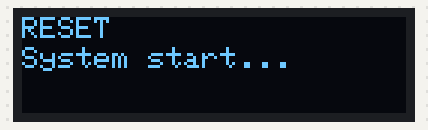
A sketch run on a simulated ESP32. Shown: 128×32 one-colour display. What the sketch prints to the serial monitor is not drawn.

Above: at 1.1 s.
At 3.1 s:
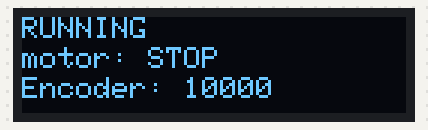
At 12.24 s:
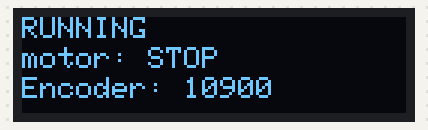
At 21.45 s:
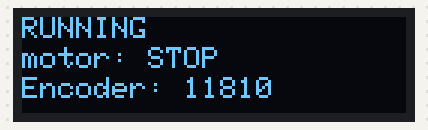
At 30.66 s:
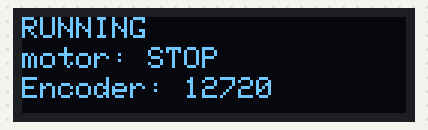
At 39.87 s:
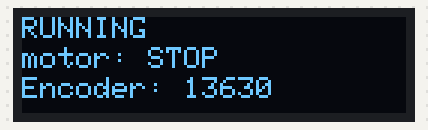

The sketch:

107_protocol.ino
```cpp
// --- Arduino Code: Sensor Data Sender & Command Receiver ---
#include <Wire.h>
#include <Adafruit_SSD1306.h> // OLED 라이브러리 추가

// --- I2C 및 OLED 설정 (ESP32 기준) ---
#define S_SCL           33
#define S_SDA           32
#define SCREEN_WIDTH    128 // OLED display width, in pixels
#define SCREEN_HEIGHT   32  // OLED display height, in pixels
#define OLED_RESET      -1  // Reset pin # (or -1 if sharing Arduino reset pin)
#define SCREEN_ADDRESS  0x3C ///< 0x3D for 128x64, 0x3C for 128x32
Adafruit_SSD1306 display(SCREEN_WIDTH, SCREEN_HEIGHT, &Wire, OLED_RESET);

// OLED 출력 버퍼 (디버그 메시지를 저장하고 화면에 표시하기 위함)
String debug_line_1 = "        ";
String debug_line_2 = "        ";
String debug_line_3 = "        ";
// ----------------------------------------------------
// 1. 센서 데이터 송신 패킷 정의 (29 Bytes)
// 헤더(2) + 가속도(3x2) + 자이로(3x2) + 마그네틱(3x2) + 엔코더(4x2) + 체크섬(1) = 29 bytes
// ----------------------------------------------------
const byte SENSOR_PACKET_LENGTH = 29;
byte sensor_data_packet[SENSOR_PACKET_LENGTH] = {0,};

// ----------------------------------------------------
// 2. 모터 제어 명령 수신 패킷 정의 (5 Bytes)
// 헤더(2) + 모드(1) + 방향/각도/모터번호(1) + 속도(1) = 5 bytes
// ----------------------------------------------------
const byte COMMAND_PACKET_LENGTH = 5;
byte cmd_buf[COMMAND_PACKET_LENGTH];

// Run Mode 명령어 정의 (원본 코드에서 가져옴)
#define GO_FORWARD    1
#define GO_BACKWARD   2
#define TURN_LEFT     3
#define TURN_RIGHT    4
#define STOP          5
#define CMD_RESET     6

// ----------------------------------------------------
// 3. 가상 센서 및 엔코더 데이터
// ----------------------------------------------------
// (원본 코드에서 1000을 곱했으므로, 가상 값도 그에 맞춰 정수 2바이트로 준비)
int ax_l = 123;   // Accel X (가상값)
int ay_l = 456;   // Accel Y
int az_l = 9800;  // Accel Z (대략 1G * 1000)
int gx_l = 100;   // Gyro X
int gy_l = 200;   // Gyro Y
int gz_l = 300;   // Gyro Z
int mx_l = 1000;  // Magnetic X
int my_l = -500;  // Magnetic Y
int mz_l = 2000;  // Magnetic Z

// 엔코더 (2바이트 정수)
int lf_encoder = 10000;
int rf_encoder = 9900;
int lr_encoder = 10100;
int rr_encoder = 10050;

// ----------------------------------------------------
// 4. 함수 정의
// ----------------------------------------------------

void send_sensors() {
    // 헤더 (0-1)
    sensor_data_packet[0] = 0xf5;
    sensor_data_packet[1] = 0xf5;

    // 가속도 (2-7)
    sensor_data_packet[2] = (ax_l >> 8) & 0xff;
    sensor_data_packet[3] = ax_l & 0xff;
    sensor_data_packet[4] = (ay_l >> 8) & 0xff;
    sensor_data_packet[5] = ay_l & 0xff;
    sensor_data_packet[6] = (az_l >> 8) & 0xff;
    sensor_data_packet[7] = az_l & 0xff;

    // 자이로 (8-13)
    sensor_data_packet[8] = (gx_l >> 8) & 0xff;
    sensor_data_packet[9] = gx_l & 0xff;
    sensor_data_packet[10] = (gy_l >> 8) & 0xff;
    sensor_data_packet[11] = gy_l & 0xff;
    sensor_data_packet[12] = (gz_l >> 8) & 0xff;
    sensor_data_packet[13] = gz_l & 0xff;

    // 마그네틱 (14-19)
    sensor_data_packet[14] = (mx_l >> 8) & 0xff;
    sensor_data_packet[15] = mx_l & 0xff;
    sensor_data_packet[16] = (my_l >> 8) & 0xff;
    sensor_data_packet[17] = my_l & 0xff;
    sensor_data_packet[18] = (mz_l >> 8) & 0xff;
    sensor_data_packet[19] = mz_l & 0xff;

    // 엔코더 (20-27)
    sensor_data_packet[20] = (lf_encoder >> 8) & 0xff;
    sensor_data_packet[21] = lf_encoder & 0xff;
    sensor_data_packet[22] = (rf_encoder >> 8) & 0xff;
    sensor_data_packet[23] = rf_encoder & 0xff;
    sensor_data_packet[24] = (lr_encoder >> 8) & 0xff;
    sensor_data_packet[25] = lr_encoder & 0xff;
    sensor_data_packet[26] = (rr_encoder >> 8) & 0xff;
    sensor_data_packet[27] = rr_encoder & 0xff;

    // 체크섬 (28) (임시로 0x00)
    sensor_data_packet[28] = 0x00;

    // Serial 포트로 바이너리 데이터 전송
    Serial.write(sensor_data_packet, SENSOR_PACKET_LENGTH);

}

void InitScreen(){
  // I2C 핀 초기화 (setup에서 Wire.begin(S_SDA, S_SCL); 실행)
  if(!display.begin(SSD1306_SWITCHCAPVCC, SCREEN_ADDRESS)) {
    Serial.println(F("SSD1306 allocation failed"));
    // OLED 실패 시 시스템 정지 또는 에러 표시
  }
  display.clearDisplay();
  display.display();
  debug_line_1 = "RESET          ";
  debug_line_2 = "System start...";
  debug_line_3 = "               ";

  display.clearDisplay();
  display.setTextSize(1);
  display.setTextColor(SSD1306_WHITE);

  display.setCursor(0, 0);
  display.print(debug_line_1);
  display.setCursor(0, 10);
  display.print(debug_line_2);
  display.setCursor(0, 20);
  display.print(debug_line_3);
  display.display();
  delay(2000);
  debug_line_1 = "RUNNING       ";
  debug_line_2 = "motor: STOP   ";
  debug_line_3 = "Encoder: " + String(lf_encoder);
  update_oled_display();
}

void update_oled_display() {
  display.clearDisplay();
  display.setTextSize(1);
  display.setTextColor(SSD1306_WHITE);
  // 첫번째 줄
  display.setCursor(0, 0);
  display.print(debug_line_1);
  // 두번째 줄
  display.setCursor(0, 10);
  display.print(debug_line_2);
  // 세번째 줄
  display.setCursor(0, 20);
  display.print(debug_line_3);
  display.display();
}


void setup() {
    // Serial: ROS2 통신 (센서 데이터 송신)
    Serial.begin(115200);
    Wire.begin(S_SDA, S_SCL); // ⭐️ I2C 통신 시작 (OLED 및 IMU용)
    delay(1000);
    InitScreen(); // ⭐️ OLED 초기화
}

void loop() {
    // ⭐️ 1. 시리얼 포트(Serial/ROS)에 5바이트 이상의 데이터가 있는지 확인
    if(Serial.available() >= 5) {
        // 2. 명령 패킷 5바이트를 수신 버퍼로 읽어 들입니다.
        // Serial.readBytes는 수신 가능한 바이트가 부족하면 타임아웃까지 대기합니다.
        size_t bytesRead = Serial.readBytes(cmd_buf, 5);
        // 3. 읽은 바이트 수가 5인지 확인하고 패킷을 해석합니다.
        if (bytesRead == 5) {

            // 4. 헤더 체크: 0xF5, 0xF5
            if(cmd_buf[0] == 0xf5 && cmd_buf[1] == 0xf5) {

                // 5. 모드 체크: Run Mode (0x51)?
                if(cmd_buf[2] == 0x51) {

                    int direction = (int)cmd_buf[3]; // Direction (0x01 ~ 0x05)
                    int speed = (int)cmd_buf[4];     // Speed (0x00 ~ 0xFF)

                    // 6. 방향에 따른 모터 제어 함수 호출
                    if(direction == GO_FORWARD){
                        debug_line_2 = "motor: FOWARD ";
                    } else if(direction == GO_BACKWARD){
                        debug_line_2 = "motor: BACK   ";
                    } else if(direction == TURN_LEFT){
                        debug_line_2 = "motor: LEFT   ";
                    } else if(direction == TURN_RIGHT){
                        debug_line_2 = "motor: RIGHT  ";
                    } else if(direction == STOP){
                        debug_line_2 = "motor: STOP   ";
                    } else if(direction == CMD_RESET){
                        debug_line_2 = "System reset  ";
                        delay(5000);
                        ESP.restart();
                    } else {
                          debug_line_3 = "Command error  ";
                          update_oled_display();
                    }
                }
                // ToDo: 여기에 0x52 (Diff Drive), 0x53 (Wheel Drive) 등 다른 모드 해석을 추가합니다.

                else {
                    debug_line_3 = "Command error  ";
                    update_oled_display();
                }
            } else {
                // 헤더 불일치 시: 시리얼 버퍼 정크 데이터 처리 (옵션)
                debug_line_3 = "Packet error   ";
                update_oled_display();
            }
        }
    }
    static uint32_t prev_ms = millis();
    if (millis() > prev_ms + 100) {
        send_sensors();
        prev_ms = millis();

        // 엔코더 값 가상 업데이트 (움직이는 것처럼 보이게)
        lf_encoder += 10;
        rf_encoder += 10;
        lr_encoder += 10;
        rr_encoder += 10;
        debug_line_3 = "Encoder: " + String(lf_encoder);
        update_oled_display();
    }

}
```

Measured:
- what the display in image 0 shows lasts 2.0 s, from 1.1 s to 3.1 s
